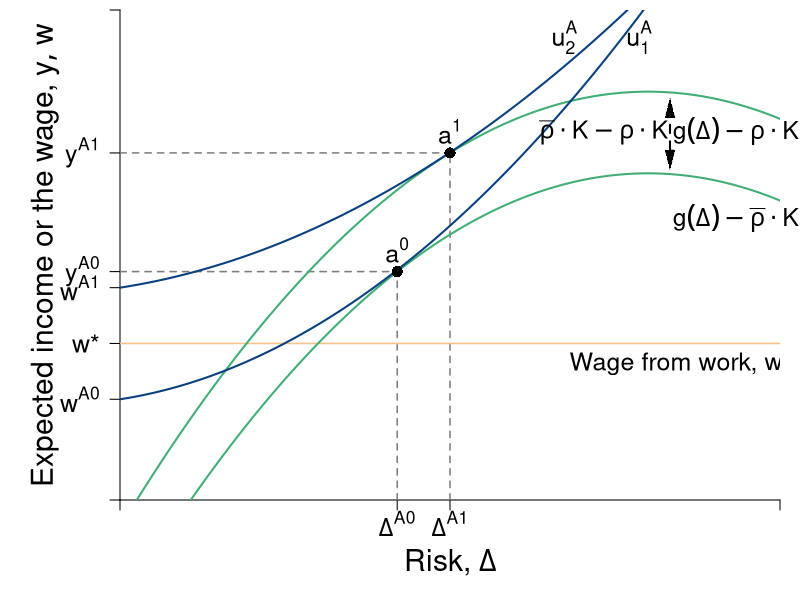

Write R code to recreate this figure.
require(shape)
pdf(file = "capitalism/risk_comparison.pdf", width = 9, height = 7)

#Set parameters for graphics
axislabelsize <- 1.8
labelsize <- 1.5
namesize <- 1.8
annotatesize <- 1.5
graphlinewidth <- 2
segmentlinewidth <- 1.5
a <- c(2, 4, 6)


COL <- c("#7fc97f", "#beaed4", "#fdc086", "#ffff99", "#386cb0", "#f0027f", "#bf5b17", "#666666")
COLA <- c("#e0f3db", "#99d8c9","#66c2a4","#41ae76", "#238b45", "#005824")
COLB <- c("#c6dbef", "#4eb3d3", "#2b8cbe", "#0868ac","#084081")
COLC <- c("#fcfbfd", "#efedf5", "#dadaeb", "#bcbddc", "#9e9ac8", "#807dba", "#6a51a3", "#54278f", "#3f007d")
grays <- gray.colors(25, start = 1, end = 0, alpha = 1)

par(mar =  c(5, 6, 0.5, 1))
xlims <- c(0, 15)
ylims <- c(0, 18)

riskreturn <- function(g, int1 = 14, int2 = 4, coeff = 1/3){
  int1 - (int2 - (coeff)*g)^2
}

uA <- function(omega, g, slope = 0.5){
  omega + omega*g  - slope*g^2
}

indiffA <- function(g, intercept = 3, slope1 = 0.25, slope2 = 0.12){
  intercept  + slope1*g + slope2*g^2
}

indiffA2 <- function(g, intercept = 3, slope1 = 0.25, slope2 = 0.05){
  intercept  + slope1*g + slope2*g^2
}

#Plot command 
plot(0, 0, xlim = xlims, ylim = ylims, 
     type = "n",
     xlab = expression(paste("")),
     ylab = expression(paste("")), 
     axes = FALSE,
     # xlab = expression(paste("Bob's Payoff, ", u^B)),
     # ylab = expression(paste("Alfredo's Payoff, ", u^A)),
     #xaxt = "n", 
     #yaxt = "n", 
     cex.lab = axislabelsize, 
     bty = "n", 
     xaxs = "i", 
     yaxs = "i"
)


#Customize ticks and labels for the plot
ticksx <- c(0, 6.3, 7.5, xlims[2])
xlabels <- c(NA, expression(paste(Delta^A0)), expression(paste(Delta^A1)), NA)
ticksy <- c(0, 3.7, 5.75, 7.8, riskreturn(int1 = 12, 6.3), riskreturn(int1 = 15, 7.5), ylims[2])
ylabels <- c(NA, expression(paste(w^A0)), expression(paste(w,"*")), expression(paste(w^A1)), expression(paste(y^A0)), expression(paste(y^A1)), NA)

axis(1, at = ticksx, pos = 0, labels = xlabels, cex.axis = labelsize)
axis(2, at = ticksy, pos = 0, labels = ylabels, las = 1, cex.axis = labelsize)

#Axis labels and draw linear utility function
mtext(expression(paste("Risk, ", Delta)), side = 1, line = 3, cex = axislabelsize)
text(-1.7, 0.5*ylims[2], expression(paste("Expected income or the wage, ", list(y, w))), xpd = TRUE, cex = axislabelsize, srt = 90) 


npts <- 500 
xx1 <- seq(xlims[1], xlims[2], length.out = npts)

#Add points a, b, c and d
segments(6.3, 0, 6.3, riskreturn(g = 6.3, int1 = 12), lty = 2, col = grays[20], lwd = segmentlinewidth)
segments(0, riskreturn(g = 6.3, int1 = 12), 6.3, riskreturn(g = 6.3, int1 = 12), lty = 2, col = grays[20], lwd = segmentlinewidth)

#text(5.6 + 0.25, riskreturn(g = 5.6) - 0.3, expression(A), cex = labelsize)
# 


segments(7.5, 0, 7.5, riskreturn(g = 7.5, int1 = 15) , lty = 2, col = grays[20], lwd = segmentlinewidth)
segments(0, riskreturn(g = 7.5, int1 = 15) , 7.5, riskreturn(g = 7.5, int1 = 15) , lty = 2, col = grays[20], lwd = segmentlinewidth)
#text(7 + 0.25, riskreturn(g = 7.5, int1 = 15) - 1, expression(B), cex = labelsize)

#Segment for next best wage offer
# segments(0, 5.75, xlims[2], 5.75, lty = 2, col = "gray", lwd = segmentlinewidth)
# 
# 
# points(12, riskreturn(int1 = 15, g = 12), pch = 16, col = "black", cex = 1.5)
# 
# points(12, riskreturn(int1 = 5.7, g = 12), pch = 16, col = "black", cex = 1.5)

#Segment for next best wage offer
segments(0, 5.75, xlims[2], 5.75, lty = 1, col = COL[3], lwd = segmentlinewidth)
text(12.75, 5, expression(paste("Wage from work, ", w,"*")), cex = labelsize)

lines(xx1, riskreturn(xx1, int1 = 12), col = COLA[4], lwd = graphlinewidth, lty = 1)
lines(xx1, riskreturn(xx1, int1 = 15), col = COLA[4], lwd = graphlinewidth, lty = 1)
#lines(xx1, indiffA(xx1, intercept = 4.4), col = COLB[3], lwd = graphlinewidth, lty = 1)
#lines(xx1, indiffA(xx1, intercept = 8), col = COLB[3], lwd = graphlinewidth, lty = 1)
lines(xx1, indiffA2(xx1, intercept = 3.7, slope2 = 0.08), col = COLB[5], lwd = graphlinewidth, lty = 1)
lines(xx1, indiffA2(xx1, intercept = 7.8, slope2 = 0.055), col = COLB[5], lwd = graphlinewidth, lty = 1)

# points
points(7.5, riskreturn(g = 7.5, int1 = 15) , pch = 16, col = "black", cex = 1.5)
points(6.3, riskreturn(g = 6.3, int1 = 12), pch = 16, col = "black", cex = 1.5)


#Label risk return schedule
text(14, riskreturn(g = 14), expression(paste(g(Delta) - rho%.%K) ), cex = labelsize, xpd = TRUE)

text(14, riskreturn(int1 = 12, g = 14)-1.2, expression(paste(g(Delta) - bar(rho)%.%K) ), cex = labelsize, xpd = TRUE)

Arrows(12.5, riskreturn(int1 = 15, g = 12) - 0.6, 12.5, riskreturn(int1 = 12, g = 12) + 0.5, col = "black", lty = 2, lwd = 2, arr.type = "triangle", arr.lwd = 0.5, code = 3)
text(11, 13.5, expression(paste(bar(rho)%.%K - rho%.%K)), cex = labelsize, xpd = TRUE)
# text(13.5, 9.7, expression(paste(m)), cex = labelsize)

#Label value functions
text(6.3, riskreturn(int1 = 12, 6.3) + 0.8, expression(a^0), cex = labelsize)
text(7.5, riskreturn(int1 = 15, 7.5) + 0.8, expression(a^1), cex = labelsize)
text(11.8, 17, expression(u[1]^A), cex = labelsize)
text(10.1, 17, expression(u[2]^A), cex = labelsize)




dev.off()
